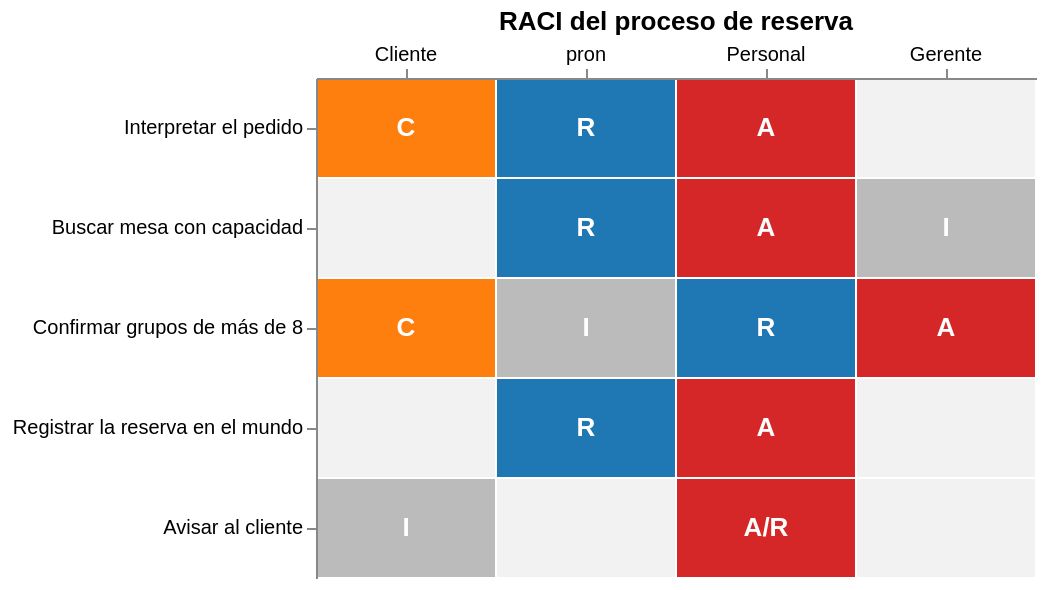

Here is the Vega-Lite specification saved for this chart:
### Vega-Lite specification from a JSON file in a GitHub repository (floating-point values rounded to 4 significant figures)
{"$schema": "https://vega.github.io/schema/vega-lite/v6.json", "title": "RACI del proceso de reserva", "config": {"font": "Liberation Sans", "view": {"stroke": null}}, "width": 360, "height": 250, "data": {"values": [{"tarea": "Interpretar el pedido", "rol": "Cliente", "letras": "C", "principal": "C"}, {"tarea": "Interpretar el pedido", "rol": "pron", "letras": "R", "principal": "R"}, {"tarea": "Interpretar el pedido", "rol": "Personal", "letras": "A", "principal": "A"}, {"tarea": "Interpretar el pedido", "rol": "Gerente", "letras": "", "principal": " "}, {"tarea": "Buscar mesa con capacidad", "rol": "Cliente", "letras": "", "principal": " "}, {"tarea": "Buscar mesa con capacidad", "rol": "pron", "letras": "R", "principal": "R"}, {"tarea": "Buscar mesa con capacidad", "rol": "Personal", "letras": "A", "principal": "A"}, {"tarea": "Buscar mesa con capacidad", "rol": "Gerente", "letras": "I", "principal": "I"}, {"tarea": "Confirmar grupos de más de 8", "rol": "Cliente", "letras": "C", "principal": "C"}, {"tarea": "Confirmar grupos de más de 8", "rol": "pron", "letras": "I", "principal": "I"}, {"tarea": "Confirmar grupos de más de 8", "rol": "Personal", "letras": "R", "principal": "R"}, {"tarea": "Confirmar grupos de más de 8", "rol": "Gerente", "letras": "A", "principal": "A"}, {"tarea": "Registrar la reserva en el mundo", "rol": "Cliente", "letras": "", "principal": " "}, {"tarea": "Registrar la reserva en el mundo", "rol": "pron", "letras": "R", "principal": "R"}, {"tarea": "Registrar la reserva en el mundo", "rol": "Personal", "letras": "A", "principal": "A"}, {"tarea": "Registrar la reserva en el mundo", "rol": "Gerente", "letras": "", "principal": " "}, {"tarea": "Avisar al cliente", "rol": "Cliente", "letras": "I", "principal": "I"}, {"tarea": "Avisar al cliente", "rol": "pron", "letras": "", "principal": " "}, {"tarea": "Avisar al cliente", "rol": "Personal", "letras": "A/R", "principal": "A"}, {"tarea": "Avisar al cliente", "rol": "Gerente", "letras": "", "principal": " "}]}, "encoding": {"x": {"field": "rol", "type": "nominal", "sort": ["Cliente", "pron", "Personal", "Gerente"], "axis": {"orient": "top", "title": null, "labelAngle": 0}}, "y": {"field": "tarea", "type": "nominal", "sort": ["Interpretar el pedido", "Buscar mesa con capacidad", "Confirmar grupos de más de 8", "Registrar la reserva en el mundo", "Avisar al cliente"], "axis": {"title": null, "labelLimit": 260}}}, "layer": [{"mark": {"type": "rect", "stroke": "#ffffff"}, "encoding": {"color": {"field": "principal", "type": "nominal", "scale": {"domain": ["A", "R", "C", "I", " "], "range": ["#d62728", "#1f77b4", "#ff7f0e", "#bbbbbb", "#f2f2f2"]}, "legend": null}}}, {"mark": {"type": "text", "fontSize": 13, "fontWeight": "bold", "color": "white"}, "encoding": {"text": {"field": "letras"}}}]}
